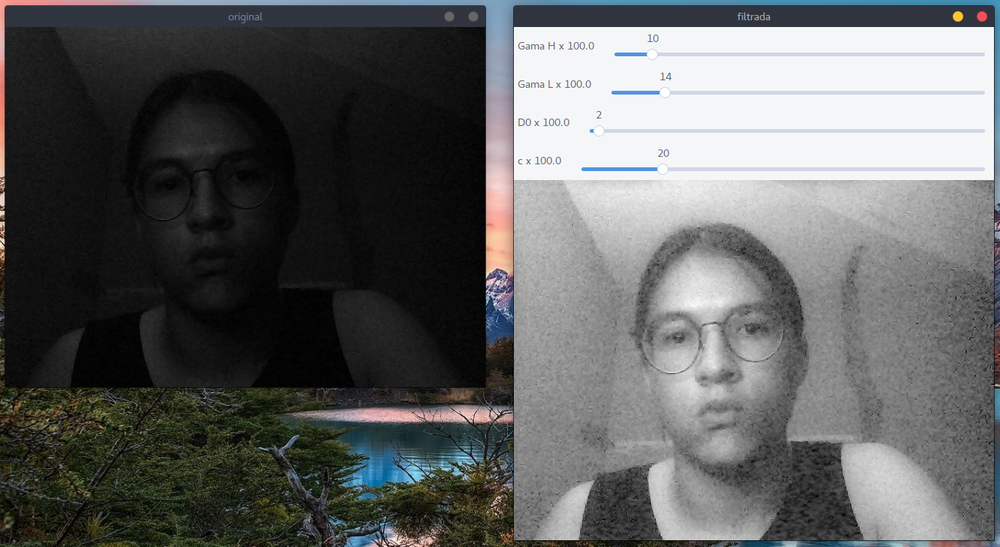
//> input picture u2/cap7_filtro_freq/img_saida.png, 1000 x 547 px, shrunk from 1333 x 729 before the run, given in place of the camera
$ ./filtro_freq   (built with g++ and OpenCV 4)
//> lines starting //> are read from the running program, lines starting //| are printed output that depends on the picture
#include <iostream>
#include <opencv2/opencv.hpp>
#include <opencv2/imgproc/imgproc.hpp>
//
#define RADIUS 20
#define MAX_GAMA_H  100.0
#define MAX_GAMA_L  100.0
#define MAX_D0      100.0
#define MAX_C       100.0
//
using namespace cv;
using namespace std;
//
int gama_H;
int gama_L;
int d0;
int c;
int dft_M, dft_N;
Mat filter, tmp;
//
void on_filter(int, void*)
{
  float _d0 =    ((float) 2*d0/ (float) MAX_D0) * sqrt( dft_M*dft_M + dft_N*dft_N )/2;
  float _gamaL = ((float) 10*gama_L)/ (float) MAX_GAMA_L;
  float _gamaH = ((float) 10*gama_H)/ (float) MAX_GAMA_H;
  float _c =     ((float) 10*c)/ (float) MAX_C;
//
  cout << "d0: " << _d0 << "  L: " << _gamaL << "  H: "  << _gamaH << "  c: " << _c << endl;
//
  double n1, n2;
  double n = 0.0;
  double dGamas = _gamaH - _gamaL;
  double d02 = _d0*_d0;
//
  for(int i=0; i<dft_M; i++)
  {
    for(int j=0; j<dft_N; j++)
    {
        n1 = (i - dft_M/2)*(i - dft_M/2);
        n2 = (j - dft_N/2)*(j - dft_N/2);
        n = _c * (n1 + n2);
//
        tmp.at<float>(i,j) = dGamas * (1 - exp(-n/d02)) + _gamaL;
    }
  }
//
  Mat comps[]= {tmp, tmp};
  merge(comps, 2, filter);
}
//
void deslocaDFT(Mat& image )
{
  Mat aux, A, B, C, D;
//
  image = image(Rect(0, 0, image.cols & -2, image.rows & -2));
  int cx = image.cols/2;
  int cy = image.rows/2;
//
  // reorganiza os quadrantes da transformada
  A = image(Rect(0, 0, cx, cy));
  B = image(Rect(cx, 0, cx, cy));
  C = image(Rect(0, cy, cx, cy));
  D = image(Rect(cx, cy, cx, cy));
//
  A.copyTo(aux);  D.copyTo(A);  aux.copyTo(D); // A <-> D
  C.copyTo(aux);  B.copyTo(C);  aux.copyTo(B); // C <-> B
}
//
int main(int , char**)
{
  VideoCapture cap;
  Mat imaginaryInput, complexImage, multsp;
  Mat padded, mag;
  Mat image, imagegray;
  Mat_<float> realInput, zeros;
  vector<Mat> planos;
//
  char key;
  cap.open(0);
  if(!cap.isOpened()) return -1;
//
  cap >> image;
//> image is the input picture: 547 rows x 1000 cols, CV_8UC3; mean B, G, R 97.6, 97.9, 96.7
  dft_M = getOptimalDFTSize(image.rows);
//> dft_M = 576
  dft_N = getOptimalDFTSize(image.cols);
//> dft_N = 1000
//
  // realiza o padding da imagem
  copyMakeBorder(image, padded, 0,
                 dft_M - image.rows, 0,
                 dft_N - image.cols,
                 BORDER_CONSTANT, Scalar::all(0));
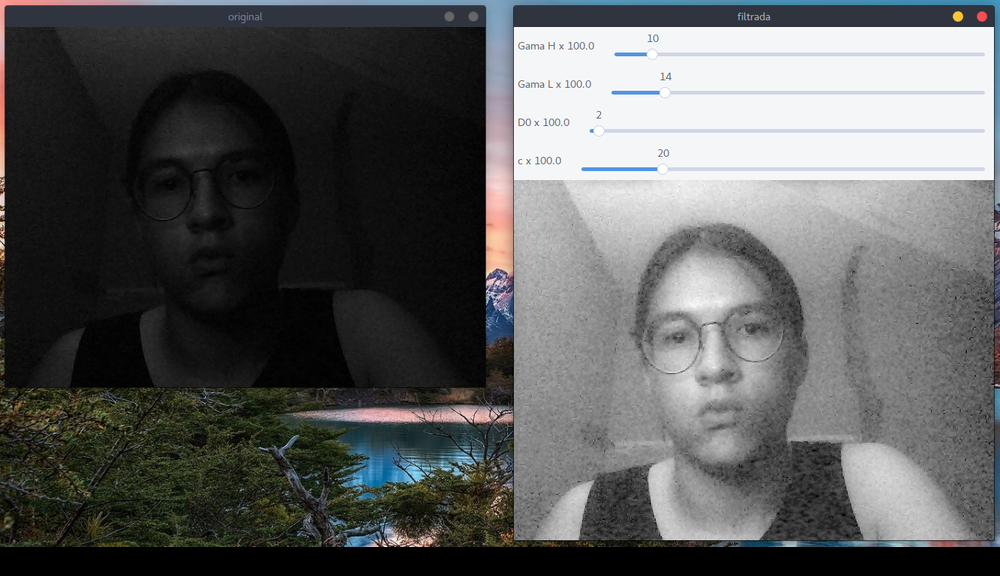
//> padded: 576 rows x 1000 cols, CV_8UC3; mean B, G, R 92.7, 93, 91.8
//
  // preenche a parte imaginaria da matriz com zeros
  zeros = Mat_<float>::zeros(padded.size());
//
  // prepara a matriz complexa para ser preenchida
  complexImage = Mat(padded.size(), CV_32FC2, Scalar(0));
//
  filter = complexImage.clone();
  tmp = Mat(dft_M, dft_N, CV_32F);
//
  char title[25];
  namedWindow("filtrada", 1);
//
  sprintf       ( title, "Gama H x %.1lf", MAX_GAMA_H );
  createTrackbar( title, "filtrada",   &gama_H, MAX_GAMA_H, on_filter );
//> slider 'Gama H x 100.0' is set to 33
//
  sprintf       ( title, "Gama L x %.1lf", MAX_GAMA_L );
  createTrackbar( title, "filtrada",   &gama_L, MAX_GAMA_L, on_filter );
//> slider 'Gama L x 100.0' is set to 33
//
  sprintf       ( title, "D0 x %.1lf",  MAX_D0 );
  createTrackbar( title, "filtrada", &d0, MAX_D0, on_filter );
//> slider 'D0 x 100.0' is set to 33
//
  sprintf       ( title, "c x %.1lf",   MAX_C );
  createTrackbar( title, "filtrada", &c, MAX_C, on_filter );
//> slider 'c x 100.0' is set to 33
//
  on_filter(0, 0);
//| d0: 380.829  L: 3.3  H: 3.3  c: 3.3
//> after the loop in on_filter, `for(int i=0; i<dft_M; i++)`: tmp: 576 rows x 1000 cols, CV_32FC1; every value is 3.3
//
  for(;;){
    cap >> image;
    cvtColor(image, imagegray, CV_BGR2GRAY);
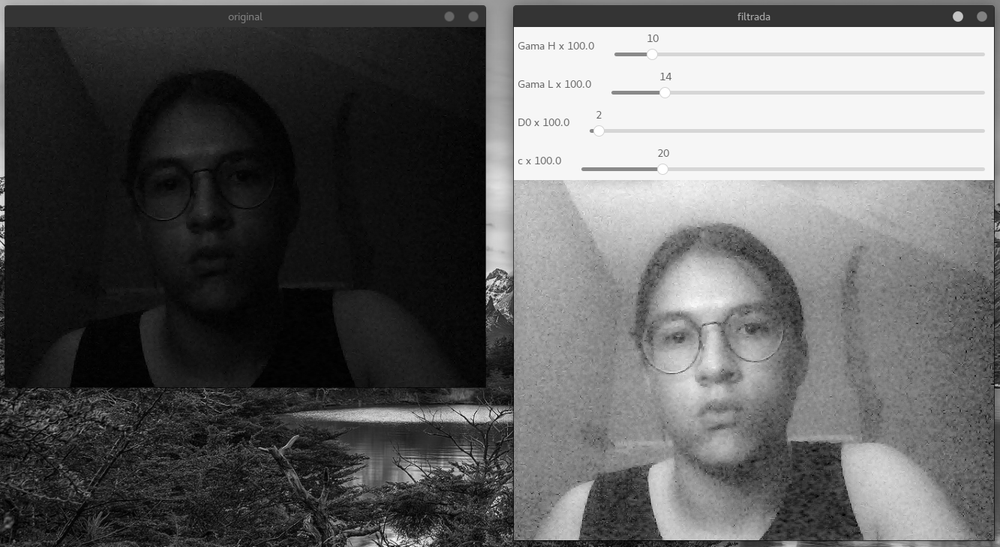
//> imagegray: 547 rows x 1000 cols, CV_8UC1; min 0, max 255, mean 97.5
    imshow("original", imagegray);
//
    // realiza o padding da imagem
    copyMakeBorder(imagegray, padded, 0,
                   dft_M - image.rows, 0,
                   dft_N - image.cols,
                   BORDER_CONSTANT, Scalar::all(0));
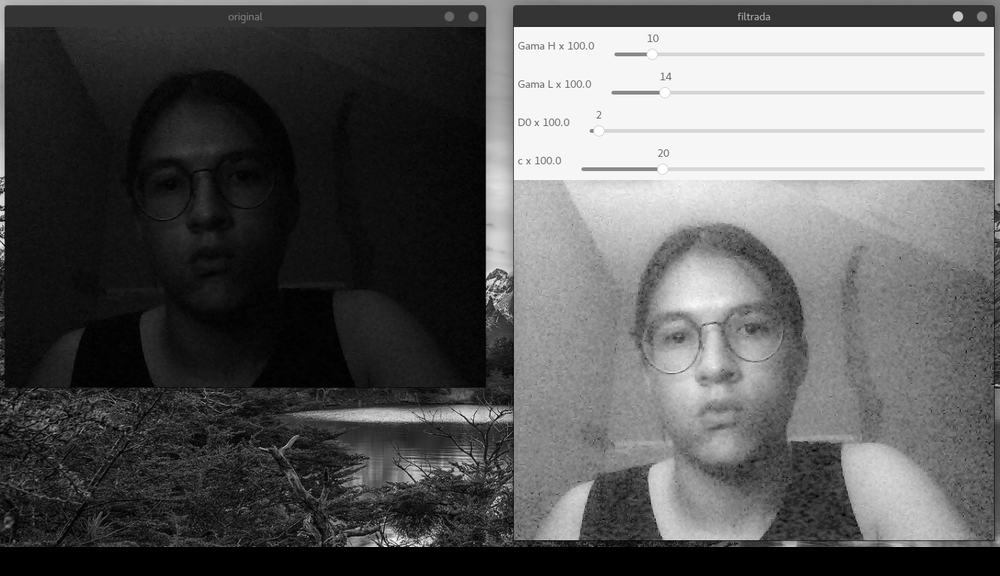
//> padded: 576 rows x 1000 cols, CV_8UC1; min 0, max 255, mean 92.6
//
    planos.clear();
    realInput = Mat_<float>(padded);
    planos.push_back(realInput);
    planos.push_back(zeros);
//> planos[1]: 576 rows x 1000 cols, CV_32FC1; every value is 0
//
    realInput = realInput + Scalar::all(1);
    log(realInput,realInput);
//
    merge(planos, complexImage);
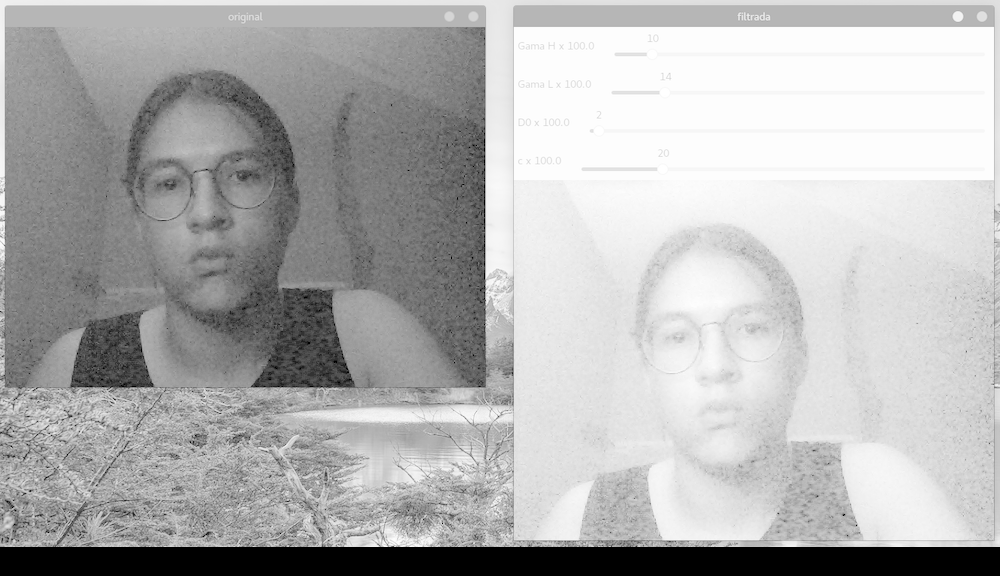
//> planos[0]: 576 rows x 1000 cols, CV_32FC1; min 0, max 5.55, mean 3.89; drawn with min black and max white
    // calcula o dft
    dft(complexImage, complexImage);
    // realiza a troca de quadrantes
    deslocaDFT(complexImage);
    // aplica o filtro frequencial
    mulSpectrums(complexImage,filter,complexImage,0);
    // limpa o array de planos
    planos.clear();
    // separa as partes real e imaginaria para modifica-las
    split(complexImage, planos);
    // usa o valor medio do espectro para dosar o ruido
    // recompoe os planos em uma unica matriz complexa
    merge(planos, complexImage);
    // troca novamente os quadrantes
    deslocaDFT(complexImage);
    // calcula a DFT inversa
    idft(complexImage, complexImage);
    // limpa o array de planos
    planos.clear();
    // imagem filtrada
    split(complexImage, planos);
//
    normalize(planos[0], planos[0], 0, 1, CV_MINMAX);
    exp(planos[0],planos[0]);
    normalize(planos[0], planos[0], 0, 1, CV_MINMAX);
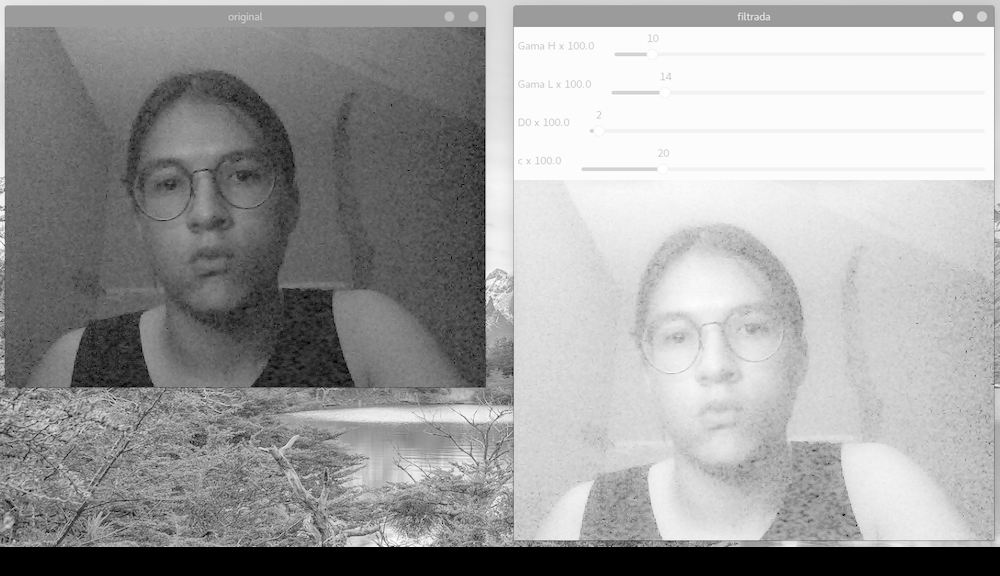
//> planos[0]: 576 rows x 1000 cols, CV_32FC1; min 0, max 1, mean 0.627
    imshow("filtrada", planos[0]);
//
    key = (char) waitKey(10);
//| d0: 380.829  L: 3.3  H: 3.3  c: 3.3
//> the Esc key is pressed
    if(key == 27) break;
  }
  return 0;
}
